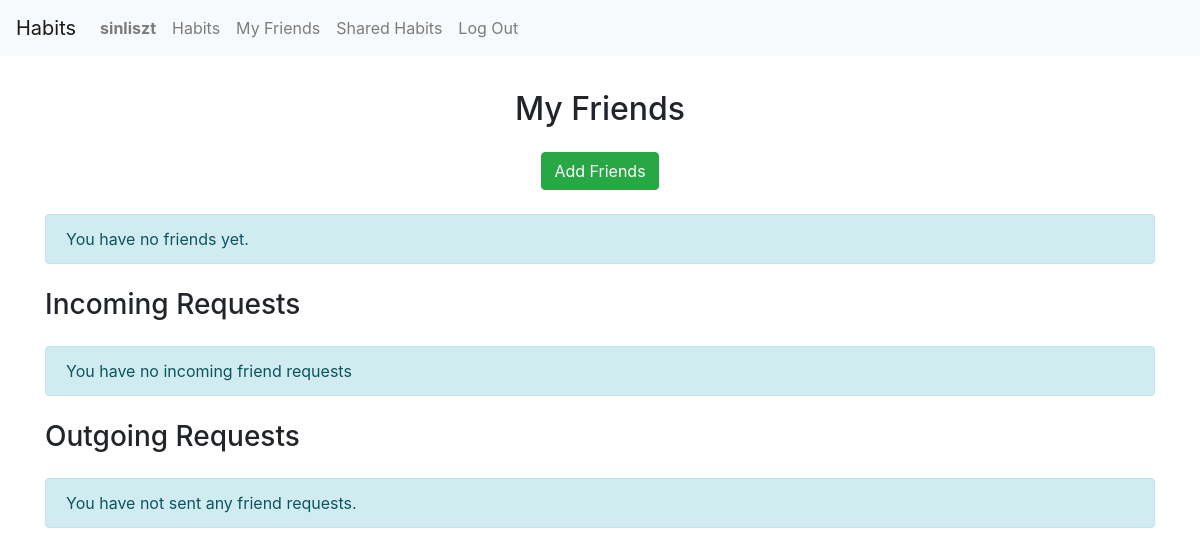
/friends/ (signed in), run on an earlier commit of the app's database.
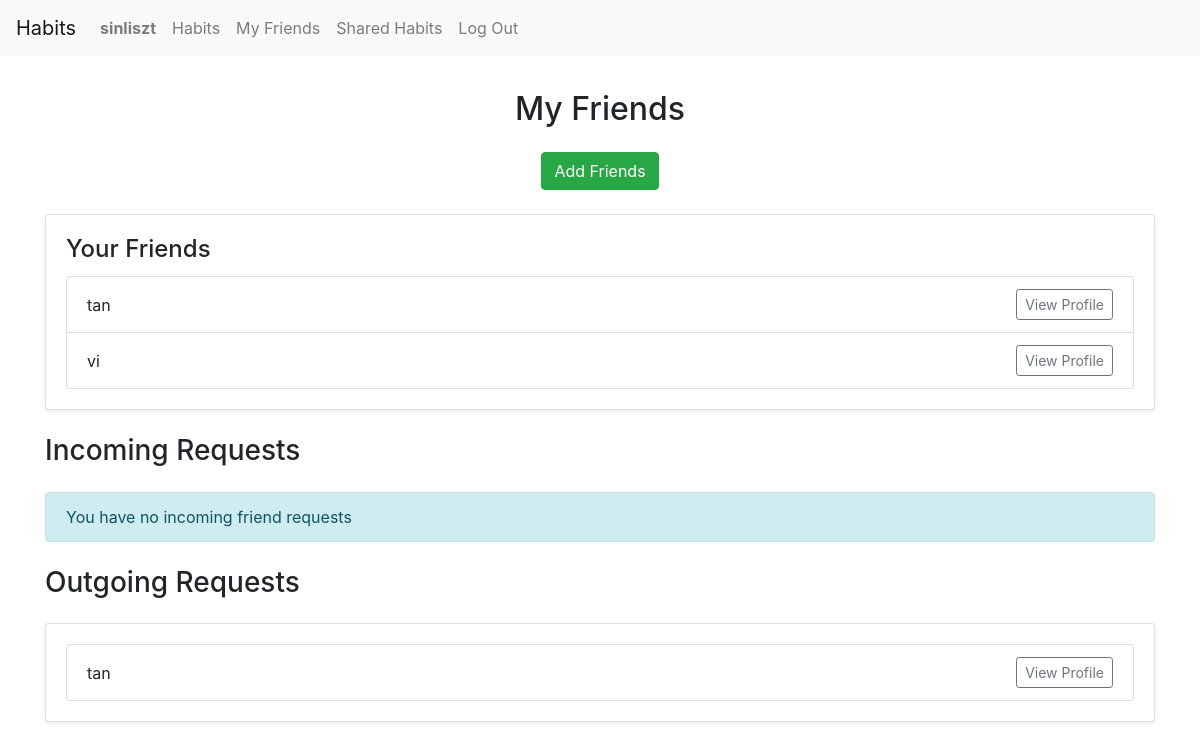
And on a later commit of the database.
### tracker/models.py (models this page shows, shortened)
class User(AbstractUser):
    friends = models.ManyToManyField("self", symmetrical=True, blank=True)

class FriendRequest(models.Model):
    from_user = models.ForeignKey(User, related_name="friend_requests_sent", on_delete=models.CASCADE)
    to_user = models.ForeignKey(User, related_name="friend_requests_received", on_delete=models.CASCADE)
    timestamp = models.DateTimeField(auto_now_add=True)
    is_accepted = models.BooleanField(default=False)

### tracker/views.py (the view)
# urls.py: path("friends/", views.friends_list, name="friends_list"),
@login_required
def friends_list(request):
    user = request.user
    friends = user.friends.all()
    incoming_requests = FriendRequest.objects.filter(to_user=user, is_accepted=False)
    outgoing_requests = FriendRequest.objects.filter(from_user=user, is_accepted=False)
    return render(request, "tracker/friends_list.html", {
        "friends": friends,
        "incoming_requests": incoming_requests,
        "outgoing_requests": outgoing_requests,
    })

### tracker/templates/tracker/friends_list.html
{% extends "tracker/layout.html" %}
{% block body %}
    <div class="container mt-4">
        <h2 class="text-center mb-4">My Friends</h2>
        <div class="text-center mb-4">
            <a href="{% url 'search_users' %}">
                <button class="btn btn-success">Add Friends</button>
            </a>
        </div>
        {% if friends %}
            <div class="card shadow-sm mb-4">
                <div class="card-body">
                    <h4 class="card-title">Your Friends</h4>
                    <ul class="list-group">
                        {% for friend in friends%}
                            <li class="list-group-item d-flex justify-content-between align-items-center">
                                {{ friend.username }}
                                <a href="{% url 'profile_view' friend.username %}">
                                    <button class="btn btn-outline-secondary btn-sm">View Profile</button>
                                </a>
                            </li>
                        {% endfor %}
                    </ul>
                </div>
            </div>
        {% else %}
            <div class="alert alert-info">
                You have no friends yet.
            </div>
        {% endif %}
        <h3 class="mt-4 mb-4">Incoming Requests</h3>
        {% if incoming_requests%}
            <div class="card shadow-sm">
                <div class="card-body">
                    <ul class="list-group">
                        {% for req in incoming_requests %}
                            <li class="list-group-item d-flex justify-content-between align-items-center">
                                {{ req.from_user.username }}
                                <form action="{% url 'accept_friend_request' req.id %}" method="post" class="d-inline">
                                    {% csrf_token %}
                                    <button type="submit" class="btn btn-primary btn-sm">Accept</button>
                                </form>
                            </li>
                        {% endfor %}
                    </ul>
                </div>
            </div>
        {% else %}
            <div class="alert alert-info">
                You have no incoming friend requests
            </div>
        {% endif %}
        <h3 class="mt-4 mb-4">Outgoing Requests</h3>
        {% if outgoing_requests %}
            <div class="card shadow-sm">
                <div class="card-body">
                    <ul class="list-group">
                        {% for req in outgoing_requests %}
                            <li class="list-group-item d-flex justify-content-between align-items-center">
                                {{ req.to_user.username }}
                                <a href="{% url 'profile_view' req.to_user.username %}">
                                    <button class="btn btn-outline-secondary btn-sm">View Profile</button>
                                </a>
                            </li>
                        {% endfor %}
                    </ul>
                </div>
            </div>
        {% else %}
            <div class="alert alert-info">
                You have not sent any friend requests.
            </div>
        {% endif %}
    </div>
{% endblock %}

What changed in the data, as far as the page shows it:
added User: username "tan"
added User: username "vi"
added FriendRequest: to_user.username "tan"
Also different on the page:
text no longer shown: "You have no friends yet. You have not sent any friend requests."
text now shown: "Your Friends"
